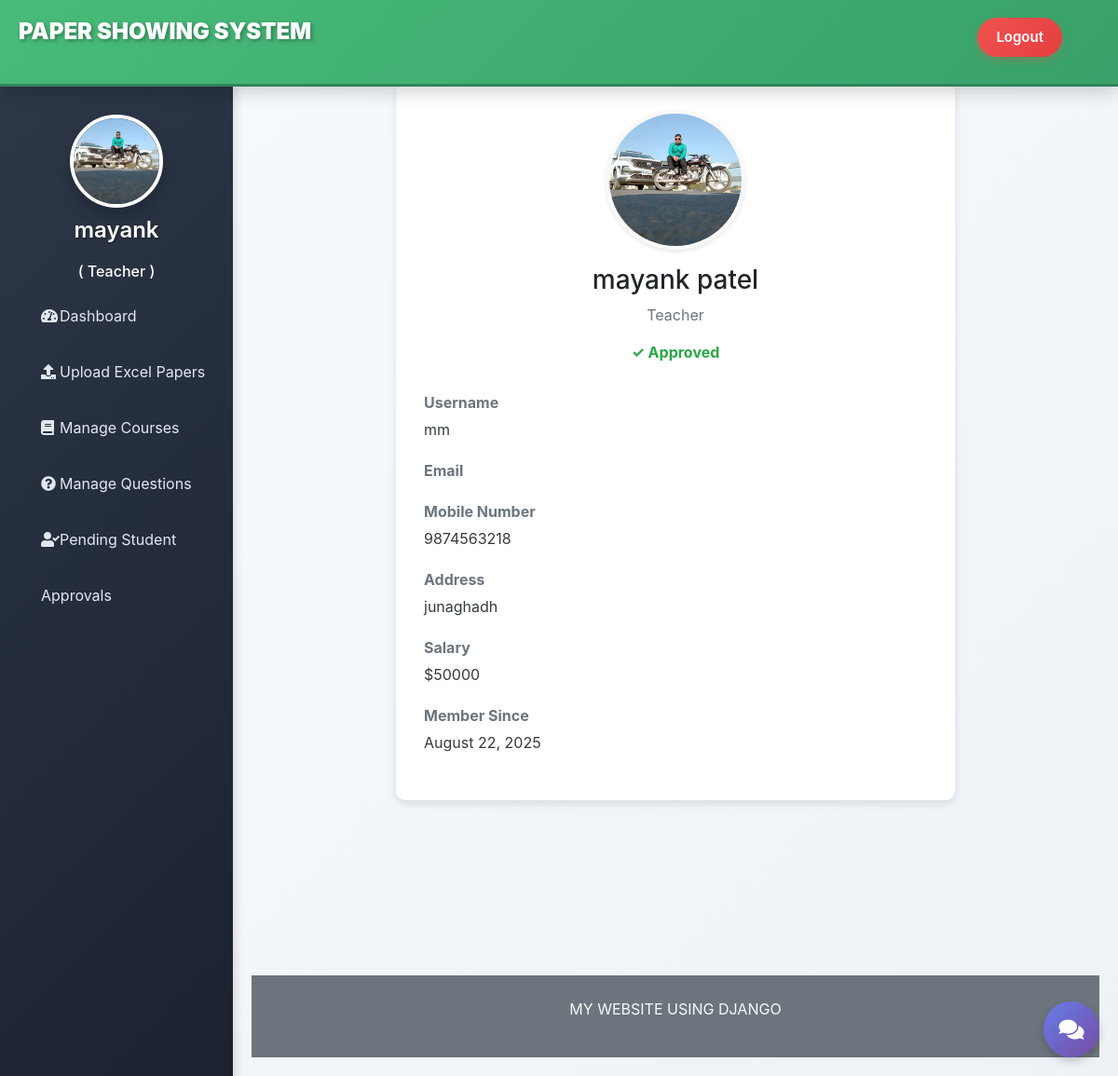
Screenshot of /teacher/teacher-profile/ (signed in) with the database file from the repository.
### teacher/models.py (models this page shows, shortened)
class Teacher(models.Model):
    user=models.OneToOneField(User,on_delete=models.CASCADE)
    profile_pic= models.ImageField(upload_to='profile_pic/Teacher/',null=True,blank=True)
    address = models.CharField(max_length=40)
    mobile = models.CharField(max_length=20,null=False)
    status= models.BooleanField(default=True)
    salary=models.PositiveIntegerField(null=True)

### teacher/views.py (the view)
# urls.py: path('teacher-profile/', views.teacher_profile_view,name='teacher-profile'),
@login_required(login_url='teacherlogin')
@user_passes_test(is_teacher_approved)
def teacher_profile_view(request):
    teacher = models.Teacher.objects.get(user=request.user)
    return render(request, 'teacher/teacher_profile.html', {'teacher': teacher})

### teacher/views.py (called while the page is built)
def is_teacher(user):
    return user.groups.filter(name='TEACHER').exists()

def is_teacher_approved(user):
    if is_teacher(user):
        try:
            teacher = models.Teacher.objects.get(user=user)
            return teacher.status
        except models.Teacher.DoesNotExist:
            return False
    return False

### templates/teacher/teacher_profile.html (shortened to what this page needs)
{% extends 'teacher/teacherbase.html' %}
{% load static %}
{% load widget_tweaks %}
{% block content %}
<head>
    <link href="http://netdna.bootstrapcdn.com/bootstrap/4.0.0-beta/css/bootstrap.min.css" rel="stylesheet">
    <link rel="stylesheet" href="https://maxcdn.bootstrapcdn.com/bootstrap/4.4.1/css/bootstrap.min.css">
    <link href="https://maxcdn.bootstrapcdn.com/font-awesome/4.3.0/css/font-awesome.min.css" rel="stylesheet">
</head>
<br><br>
<div class="container">
    <div class="profile-card">
        <div class="profile-header">
            {% if teacher.profile_pic %}
                <img src="{{ teacher.profile_pic.url }}" class="profile-image" alt="Teacher Profile">
            {% else %}
                <img src="{% static 'image/teacher-avatar.png' %}" class="profile-image" alt="Default Teacher">
            {% endif %}
            <h3 class="mt-3">{{ teacher.user.first_name }} {{ teacher.user.last_name }}</h3>
            <p class="text-muted">Teacher</p>
            {% if teacher.status %}
                <span class="status-approved">✓ Approved</span>
            {% else %}
                <span class="status-pending">⏳ Pending Approval</span>
            {% endif %}
        </div>
        <div class="profile-info">
            <div class="info-label">Username</div>
            <div class="info-value">{{ teacher.user.username }}</div>
        </div>
        <div class="profile-info">
            <div class="info-label">Email</div>
        </div>
        <div class="profile-info">
            <div class="info-label">Mobile Number</div>
            <div class="info-value">{{ teacher.mobile }}</div>
        </div>
        <div class="profile-info">
            <div class="info-label">Address</div>
            <div class="info-value">{{ teacher.address }}</div>
        </div>
        {% if teacher.status %}
        <div class="profile-info">
            <div class="info-label">Salary</div>
            <div class="info-value">${{ teacher.salary }}</div>
        </div>
        {% endif %}
        <div class="profile-info">
            <div class="info-label">Member Since</div>
            <div class="info-value">{{ teacher.user.date_joined|date:"F d, Y" }}</div>
        </div>
    </div>
</div>
<br><br><br><br>
{% endblock content %}

### templates/teacher/teacherbase.html (shortened to what this page needs)
<!DOCTYPE html>
{% load static %}
<html lang="en" dir="ltr">
<head>
  <link href="http://netdna.bootstrapcdn.com/bootstrap/4.0.0-beta/css/bootstrap.min.css" rel="stylesheet">
  <link rel="stylesheet" href="https://maxcdn.bootstrapcdn.com/bootstrap/4.4.1/css/bootstrap.min.css">
  <link href="https://maxcdn.bootstrapcdn.com/font-awesome/4.3.0/css/font-awesome.min.css" rel="stylesheet">
  <link rel="stylesheet" href="https://cdnjs.cloudflare.com/ajax/libs/font-awesome/5.12.1/css/all.min.css">
</head>
<body>
  <header class="shadow bg-light">
    <div class="left_area">
      <h3>Paper Showing System</h3>
    </div>
    <div class="right_area">
      <a href="/logout" class="logout_btn">Logout</a>
    </div>
  </header>
  <div class="sidebar">
    <center>
      {% if request.user.teacher.profile_pic %}
        <img src="{{ request.user.teacher.profile_pic.url }}" class="profile_image" alt="Teacher Profile">
      {% else %}
        <img src="{% static 'image/teacher-avatar.png' %}" class="profile_image" alt="Default Teacher">
      {% endif %}
      <h4>{{request.user.first_name}}</h4>
      <h6 style="color: rgb(255, 255, 255);">( Teacher )</h6>
    </center>
    <a href="/teacher/teacher-dashboard/"><i class="fas fa-tachometer-alt"></i><span>Dashboard</span></a>
    <a href="/studentprofile/teacher/upload/"><i class="fas fa-upload"></i><span>Upload Excel Papers</span></a>
    <a href="/teacher/teacher-exam/"><i class="fas fa-book"></i><span>Manage Courses</span></a>
    <a href="/teacher/teacher-question/"><i class="fas fa-question-circle"></i><span>Manage Questions</span></a>
    <a href="/teacher/teacher-view-pending-student/"><i class="fas fa-user-check"></i><span>Pending Student Approvals</span></a>
  </div>
  <div class="content">
    {% block content %}
    {% endblock content %}
    <br><br><br>
    {% include "exam/footer.html" %}
  </div>
  {% include "chat/chat_widget.html" %}
</body>
</html>

### templates/teacher/teacherbase.html (style rules this page uses)
a:link { text-decoration: none; }
body { margin: 0; padding: 0; font-family: 'Segoe UI', Tahoma, Geneva, Verdana, sans-serif; background: linear-gradient(135deg, #f5f7fa 0%, #c3cfe2 100%); }
header { position: fixed; padding: 20px; width: 100%; z-index: 1; height: 5.8em !important; background: linear-gradient(135deg, #48bb78 0%, #38a169 100%); box-shadow: 0 4px 8px rgba(0, 0, 0, 0.1); border-bottom: 3px solid #2f855a; }
.left_area h3 { margin: 0px; text-transform: uppercase; font-size: 24px; font-weight: 900; color: #fff; text-shadow: 2px 2px 4px rgba(0,0,0,0.3); }
.logout_btn { padding: 10px 20px; background: linear-gradient(135deg, #ef5350 0%, #e53e3e 100%); text-decoration: none; float: right; margin-top: -30px; margin-right: 40px; border-radius: 25px; font-size: 15px; font-weight: 600; color: #fff; transition: all 0.3s ease; box-shadow: 0 4px 8px rgba(239, 83, 80, 0.3); }
.sidebar { background: linear-gradient(135deg, #2d3748 0%, #1a202c 100%); margin-top: 5.8em; padding-top: 30px; position: fixed; left: 0; width: 250px; height: 100%; transition: all 0.3s ease; box-shadow: 4px 0 8px rgba(0, 0, 0, 0.1); overflow-y: auto; }
.sidebar .profile_image { width: 100px; height: 100px; border-radius: 50%; margin-bottom: 10px; border: 4px solid #fff; box-shadow: 0 8px 16px rgba(0, 0, 0, 0.2); transition: transform 0.3s ease; }
.sidebar h4 { color: #fff; margin-top: 0; margin-bottom: 20px; font-weight: 600; text-shadow: 1px 1px 2px rgba(0,0,0,0.5); }
.sidebar a { color: #e2e8f0; display: block; width: 100%; line-height: 60px; text-decoration: none; padding-left: 40px; box-sizing: border-box; transition: all 0.3s ease; border-left: 4px solid transparent; }
.sidebar i { padding-right: 15px; width: 20px; }
.content { margin-left: 250px; background: linear-gradient(135deg, #f7fafc 0%, #edf2f7 100%); min-height: 100vh; transition: margin-left 0.3s ease; padding: 20px; }

### templates/teacher/teacher_profile.html (style rules this page uses)
a:link { text-decoration: none; }
.profile-card { background: white; border-radius: 10px; box-shadow: 0 4px 8px rgba(0,0,0,0.1); padding: 30px; margin: 20px auto; max-width: 600px; }
.profile-header { text-align: center; margin-bottom: 30px; }
.profile-image { width: 150px; height: 150px; border-radius: 50%; object-fit: cover; border: 4px solid #f8f9fa; box-shadow: 0 2px 4px rgba(0,0,0,0.1); }
.profile-info { margin-bottom: 20px; }
.info-label { font-weight: bold; color: #6c757d; margin-bottom: 5px; }
.info-value { font-size: 16px; color: #343a40; }
.status-approved { color: #28a745; font-weight: bold; }

### templates/exam/footer.html (style rules this page uses)
p { text-align: center; }

### rows the page displays
Teacher: profile_pic (picture), user.first_name "mayank", user.last_name "patel", user.username "mm", mobile "9874563218", address "junaghadh", salary "50000", user.date_joined "August 22, 2025"

### other values shown
{{ request.user.first_name }} "mayank"
